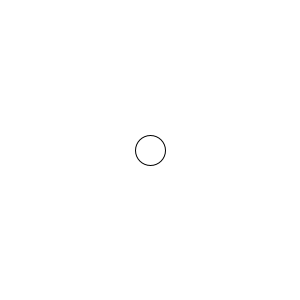
Frame 1 (no input)
Frame 60 (the mouse pressed at the canvas centre just before this capture): identical to frame 1, image omitted
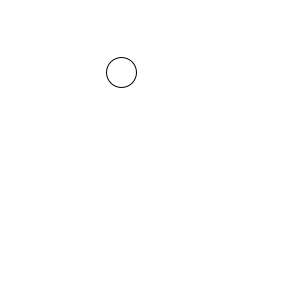
Frame 120 (the mouse held since frame 60 and released just before this capture)

The Processing sketch that drew these frames (run headless with seeded random() and noise(); from frame 60 on, the mouse is pressed at the canvas centre):

// Processing sketch: funcion_Animar
// ── funcion_Animar.pde
/*
Este código demuestra el uso de una función que es creada especialmente
 */

float posX, posY;  //variables para posicion
float s;  // variable para tamaño

void setup() {
  size(300, 300);

  //inicializamos las variables
  posX = width/2;
  posY = height/2;
  s = 30;
}

void draw() {
  background(255);
  
  //Si apretamos mouse, llamamos a la función tirita
  if (mousePressed) {
    tirita();
  }
  //Luego dibujamos la elipse
  ellipse(posX, posY, s, s);
}

void tirita() {
  // Desde el draw() llamamos a esta función
  // Esta función lo unico que hace es sumar un poco de random a posX y posY
  posX += random(-10, 10);
  posY += random(-10, 10);
}
